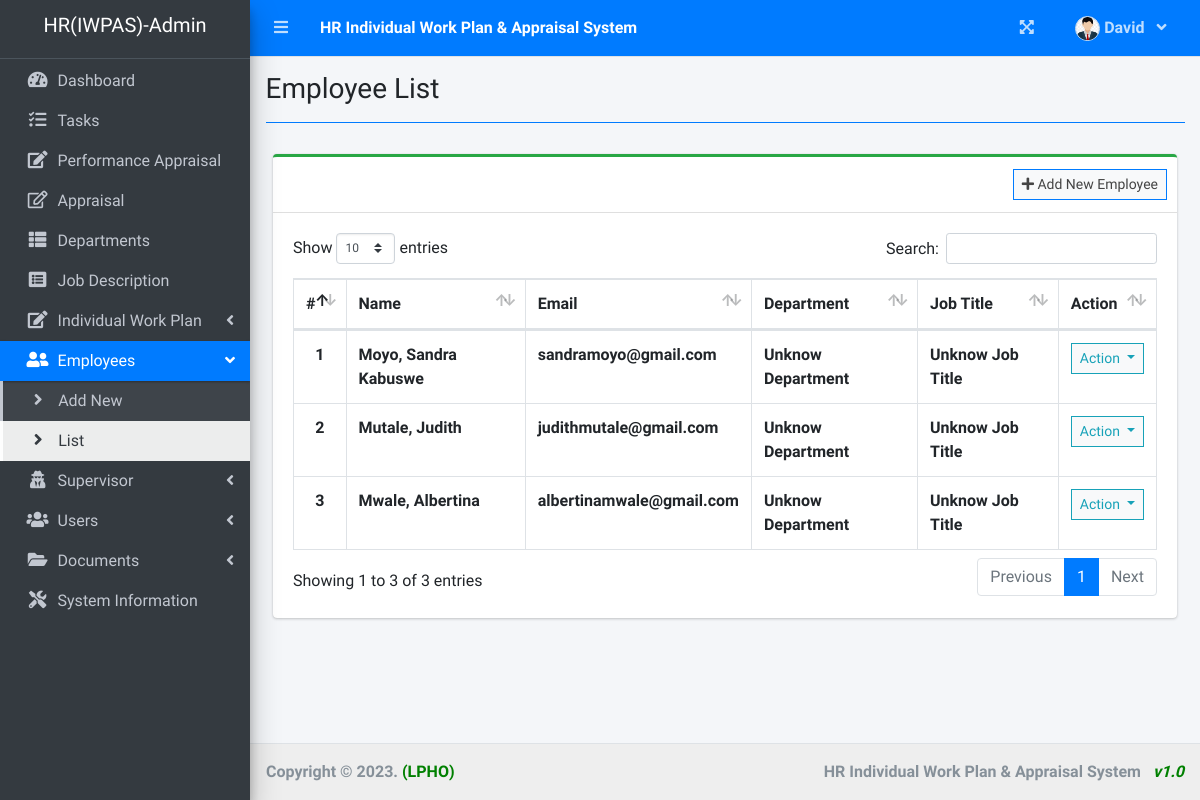
The page /index.php?page=employee_list (signed in) on the database its author committed.
### tables this page shows
CREATE TABLE `employee_list` (
  `id` int(30) NOT NULL,
  `employee_id` varchar(50) NOT NULL,
  `firstname` varchar(200) NOT NULL,
  `middlename` varchar(200) NOT NULL,
  `lastname` varchar(200) NOT NULL,
  `email` varchar(200) NOT NULL,
  `password` text NOT NULL,
  `sex` varchar(25) NOT NULL,
  `dob` date DEFAULT NULL,
  `station` varchar(50) NOT NULL,
  `sup_lv_id` int(10) NOT NULL,
  `department_id` int(30) NOT NULL,
  `j_title_id` int(30) NOT NULL,
  `supervisor_id` int(30) NOT NULL,
  `ministry` varchar(50) NOT NULL,
  `section` varchar(50) NOT NULL,
  `avatar` text DEFAULT NULL,
  `date_created` datetime NOT NULL DEFAULT current_timestamp()
);

### employee_list.php (the view, shortened to what this page needs)
<?php include 'db_connect.php' ?>
<div class="col-lg-12">
	<div class="card card-outline card-success">
		<div class="card-header">
			<div class="card-tools">
				<a class="btn btn-block btn-sm btn-default btn-flat border-primary" href="./index.php?page=new_employee"><i class="fa fa-plus"></i> Add New Employee</a>
			</div>
		</div>
		<div class="card-body">
			<table class="table tabe-hover table-bordered" id="list">
				<thead>
					<tr>
						<th class="text-center">#</th>
						<th>Name</th>
						<th>Email</th>
						<th>Department</th>
						<th>Job Title</th>
						<th>Action</th>
					</tr>
				</thead>
				<tbody>
					<?php
					$i = 1;
					$j_title = $conn->query("SELECT * FROM job_description ");
					$design_arr[0] = "Unset";
					while ($row = $j_title->fetch_assoc()) {
						$design_arr[$row['id']] = $row['j_title'];
					}
					$departments = $conn->query("SELECT * FROM department_list ");
					$dept_arr[0] = "Unset";
					while ($row = $departments->fetch_assoc()) {
						$dept_arr[$row['id']] = $row['department'];
					}
					$qry = $conn->query("SELECT *,concat(lastname,', ',firstname,' ',middlename) as name FROM employee_list order by concat(lastname,', ',firstname,' ',middlename) asc");
					while ($row = $qry->fetch_assoc()) :
					?>
						<tr>
							<th class="text-center"><?php echo $i++ ?></th>
							<td><b><?php echo ucwords($row['name']) ?></b></td>
							<td><b><?php echo $row['email'] ?></b></td>
							<td><b><?php echo isset($dept_arr[$row['department_id']]) ? $dept_arr[$row['department_id']] : 'Unknow Department' ?></b></td>
							<td><b><?php echo isset($design_arr[$row['j_title_id']]) ? $design_arr[$row['j_title_id']] : 'Unknow Job Title' ?></b></td>
							<td class="text-center">
								<button type="button" class="btn btn-default btn-sm btn-flat border-info wave-effect text-info dropdown-toggle" data-toggle="dropdown" aria-expanded="true">
									Action
								</button>
							</td>
						</tr>
					<?php endwhile; ?>
				</tbody>
			</table>
		</div>
	</div>
</div>

### rows shown on the page
employee_list: name "Moyo, Sandra Kabuswe", email "sandramoyo@gmail.com", department_id "Unknow Department", j_title_id "Unknow Job Title"
employee_list: name "Mutale, Judith", email "judithmutale@gmail.com", department_id "Unknow Department", j_title_id "Unknow Job Title"
employee_list: name "Mwale, Albertina", email "albertinamwale@gmail.com", department_id "Unknow Department", j_title_id "Unknow Job Title"

### other values the page prints
$_SESSION['system']['name'] "HR Individual Work Plan & Appraisal System"
$_SESSION['login_firstname'] "David"
$_SESSION['system']['short_form'] "HR(IWPAS)"
$title "Employee List"
